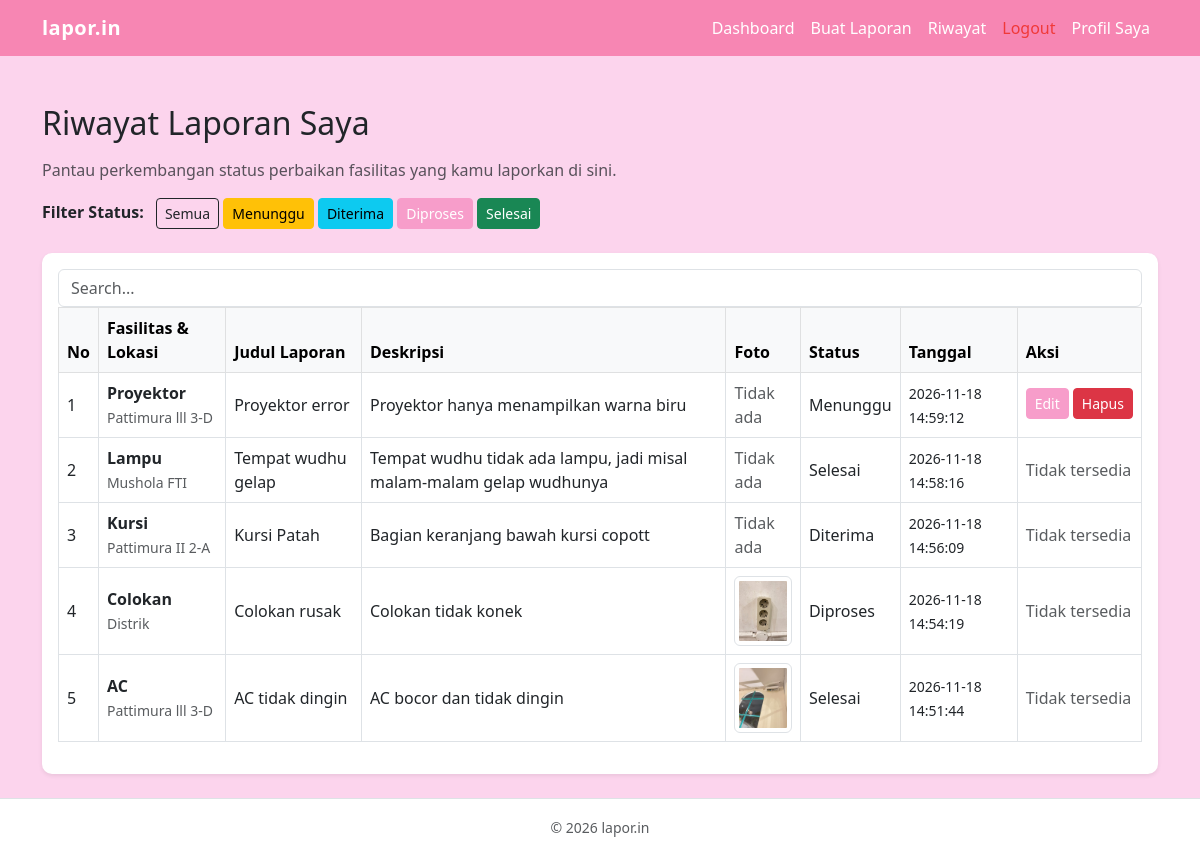
Screenshot of /user/riwayat.php (signed in) with the database file from the repository.
### tables this page shows
CREATE TABLE `laporan` (
  `id` int(11) NOT NULL,
  `user_id` int(11) NOT NULL,
  `fasilitas_id` int(11) NOT NULL,
  `judul` varchar(150) NOT NULL,
  `deskripsi` text NOT NULL,
  `foto` varchar(255) DEFAULT NULL,
  `status` enum('menunggu','diterima','diproses','selesai') NOT NULL DEFAULT 'menunggu',
  `created_at` timestamp NOT NULL DEFAULT current_timestamp()
);

CREATE TABLE `fasilitas` (
  `id` int(11) NOT NULL,
  `nama_fasilitas` varchar(100) NOT NULL,
  `lokasi` varchar(100) NOT NULL
);

### user/riwayat.php (the view, shortened to what this page needs)
<?php
include '../koneksi.php';
include '../header.php';
$filter_status = isset($_GET['status']) ? $_GET['status'] : '';
$user_id = $_SESSION['user_id'];
if ($filter_status != "") {
    $query = "SELECT laporan.*, fasilitas.nama_fasilitas, fasilitas.lokasi
              FROM laporan
              JOIN fasilitas ON laporan.fasilitas_id = fasilitas.id
              WHERE laporan.user_id = ? AND laporan.status = ?
              ORDER BY laporan.id DESC";
    $stmt = $connect->prepare($query);
    $stmt->bind_param("is", $user_id, $filter_status);
} else {
    $query = "SELECT laporan.*, fasilitas.nama_fasilitas, fasilitas.lokasi
              FROM laporan
              JOIN fasilitas ON laporan.fasilitas_id = fasilitas.id
              WHERE laporan.user_id = ?
              ORDER BY laporan.id DESC";
    $stmt = $connect->prepare($query);
    $stmt->bind_param("i", $user_id);
}
$stmt->execute();
$result = $stmt->get_result();
?>
<div class="container mt-4">
    <h2 class="mb-3">Riwayat Laporan Saya</h2>
    <p class="text-muted">Pantau perkembangan status perbaikan fasilitas yang kamu laporkan di sini.</p>
    <div class="mb-4">
        <span class="fw-bold me-2">Filter Status:</span>
        <a href="riwayat.php" class="btn btn-sm <?= $filter_status == '' ? 'btn-outline-dark' : 'btn-dark'; ?>">Semua</a>
        <a href="riwayat.php?status=menunggu" class="btn btn-sm <?= $filter_status == 'menunggu' ? 'btn-outline-warning' : 'btn-warning'; ?>">Menunggu</a>
        <a href="riwayat.php?status=diterima" class="btn btn-sm <?= $filter_status == 'diterima' ? 'btn-outline-info' : 'btn-info'; ?>">Diterima</a>
        <a href="riwayat.php?status=diproses" class="btn btn-sm <?= $filter_status == 'diproses' ? 'btn-outline-primary' : 'btn-primary'; ?>">Diproses</a>
        <a href="riwayat.php?status=selesai" class="btn btn-sm <?= $filter_status == 'selesai' ? 'btn-outline-success' : 'btn-success'; ?>">Selesai</a>
    </div>
    <div class="card shadow-sm p-3">
        <input class="form-control" id="myInput" type="text" placeholder="Search...">
        <div class="table-responsive" id="myTable">
            <table class="table table-bordered align-middle">
                <thead class="table-light">
                    <tr>
                        <th>No</th>
                        <th>Fasilitas & Lokasi</th>
                        <th>Judul Laporan</th>
                        <th>Deskripsi</th>
                        <th>Foto</th>
                        <th>Status</th>
                        <th>Tanggal</th>
                        <th>Aksi</th>
                    </tr>
                </thead>
                <tbody>
                    <?php if ($result->num_rows > 0): ?>
                        <?php $no = 1; while ($row = $result->fetch_assoc()): ?>
                            <tr>
                                <td><?= $no++; ?></td>
                                <td>
                                    <strong><?= htmlspecialchars($row['nama_fasilitas']); ?></strong><br>
                                    <small class="text-muted"><?= htmlspecialchars($row['lokasi']); ?></small>
                                </td>
                                <td><?= htmlspecialchars($row['judul']); ?></td>
                                <td><?= htmlspecialchars($row['deskripsi']); ?></td>
                                <td>
                                    <?php if (!empty($row['foto'])): ?>
                                        <a href="../uploads/<?= htmlspecialchars($row['foto']); ?>" target="_blank">
                                        <img src="../uploads/<?= htmlspecialchars($row['foto']); ?>" alt="Foto Laporan" class="img-thumbnail" style="width: 70px; height: 70px; object-fit: cover;">
                                        </a>
                                    <?php else: ?>
                                        <span class="text-muted">Tidak ada</span>
                                    <?php endif; ?>
                                </td>
                                <td>
                                    <span><?= ucfirst($row['status']); ?></span>
                                </td>
                                <td><small><?= $row['created_at']; ?></small></td>
                                <td>
                                    <?php if ($row['status'] == 'menunggu'): ?>
                                        <div class="d-flex gap-1">
                                        <a href="edit_laporan.php?id=<?= $row['id']; ?>" class="btn btn-sm btn-primary mb-1">Edit</a>
                                        <form method="POST" action="hapus_laporan.php" onsubmit="return confirm('Yakin ingin menghapus laporan ini?');">
                                            <button type="submit" class="btn btn-sm btn-danger">Hapus</button>
                                        </form>
                                        </div>
                                    <?php else: ?>
                                        <span class="text-muted">Tidak tersedia</span>
                                    <?php endif; ?>
                            </tr>
                        <?php endwhile; ?>
                    <?php else: ?>
                        <tr>
                            <td colspan="6" class="text-center text-muted py-4">Belum ada riwayat laporan kerusakan.</td>
                        </tr>
                    <?php endif; ?>
                </tbody>
            </table>
        </div>
    </div>
</div>
<?php
include '../footer.php';
?>

### style.css (style rules this page uses)
body { background-color: #fcd4ed; }
.card { border: none; border-radius: 10px; }
:root { --warna-background: #f9cde8; --warna-header: #f786b3; --warna-teks-header:#ffffff; --warna-tombol: #f79dca; --warna-tombol-hover:#cf3384; }
.btn-primary { --bs-btn-bg: var(--warna-tombol); --bs-btn-border-color: var(--warna-tombol); --bs-btn-hover-bg: var(--warna-tombol-hover); --bs-btn-hover-border-color: var(--warna-tombol-hover); --bs-btn-active-bg: var(--warna-tombol-hover); --bs-btn-active-border-color: var(--warna-tombol-hover); --bs-btn-disabled-bg: var(--warna-tombol); --bs-btn-disabled-border-color: var(--warna-tombol); }

### rows the page displays
laporan: fasilitas.nama_fasilitas "Proyektor", fasilitas.lokasi "Pattimura lll 3-D", judul "Proyektor error", deskripsi "Proyektor hanya menampilkan warna biru", shows "Tidak ada", status "Menunggu", created_at "2026-11-18 14:59:12"
laporan: fasilitas.nama_fasilitas "Lampu", fasilitas.lokasi "Mushola FTI", judul "Tempat wudhu gelap", deskripsi "Tempat wudhu tidak ada lampu, jadi misal malam-malam gelap wudhunya", shows "Tidak ada", status "Selesai", created_at "2026-11-18 14:58:16", shows "Tidak tersedia"
laporan: fasilitas.nama_fasilitas "Kursi", fasilitas.lokasi "Pattimura II 2-A", judul "Kursi Patah", deskripsi "Bagian keranjang bawah kursi copott", shows "Tidak ada", status "Diterima", created_at "2026-11-18 14:56:09", shows "Tidak tersedia"
laporan: fasilitas.nama_fasilitas "Colokan", fasilitas.lokasi "Distrik", judul "Colokan rusak", deskripsi "Colokan tidak konek", foto (picture), status "Diproses", created_at "2026-11-18 14:54:19", shows "Tidak tersedia"
laporan: fasilitas.nama_fasilitas "AC", fasilitas.lokasi "Pattimura lll 3-D", judul "AC tidak dingin", deskripsi "AC bocor dan tidak dingin", foto (picture), status "Selesai", created_at "2026-11-18 14:51:44", shows "Tidak tersedia"
